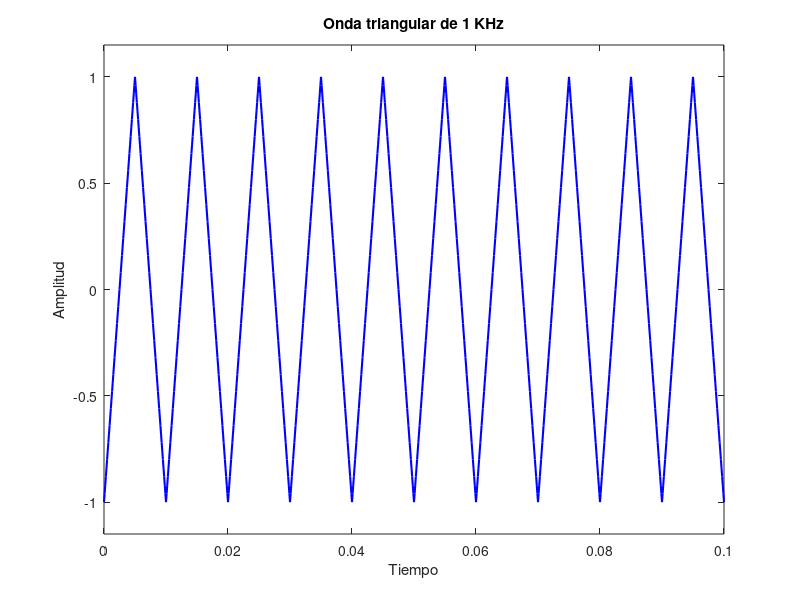

This chart was generated by the following MATLAB code:
%% Grafica-Triangular Bipolar
clc
clear all
close all
%Amplitud maxima
Amax=1;
%Frecuencia
Fo=100;
%Perdiodo
T=1/Fo;
%Fase
Phy=180;
%Duracion de la onda
duracion=0.1;
%Periodo de muestreo
Ts=T/100;
%Vector de tiempos discretos
tn=0:Ts:duracion;
%%Construccion de la senial-vector de amplitudes
%Senial triangular
yt=Amax*sawtooth(2*pi*Fo*tn,50/100);
%%Grafica de la senial
plot(tn,yt,'b','Linewidth',1.5)
%Etiquetas y titulo
xlabel('Tiempo');
ylabel('Amplitud');
title('Onda triangular de 1 KHz');
axis([0 duracion -1.15 1.15])
%Velocidad de la transmision
Fs=1/Ts;
sound(yt,Fs)